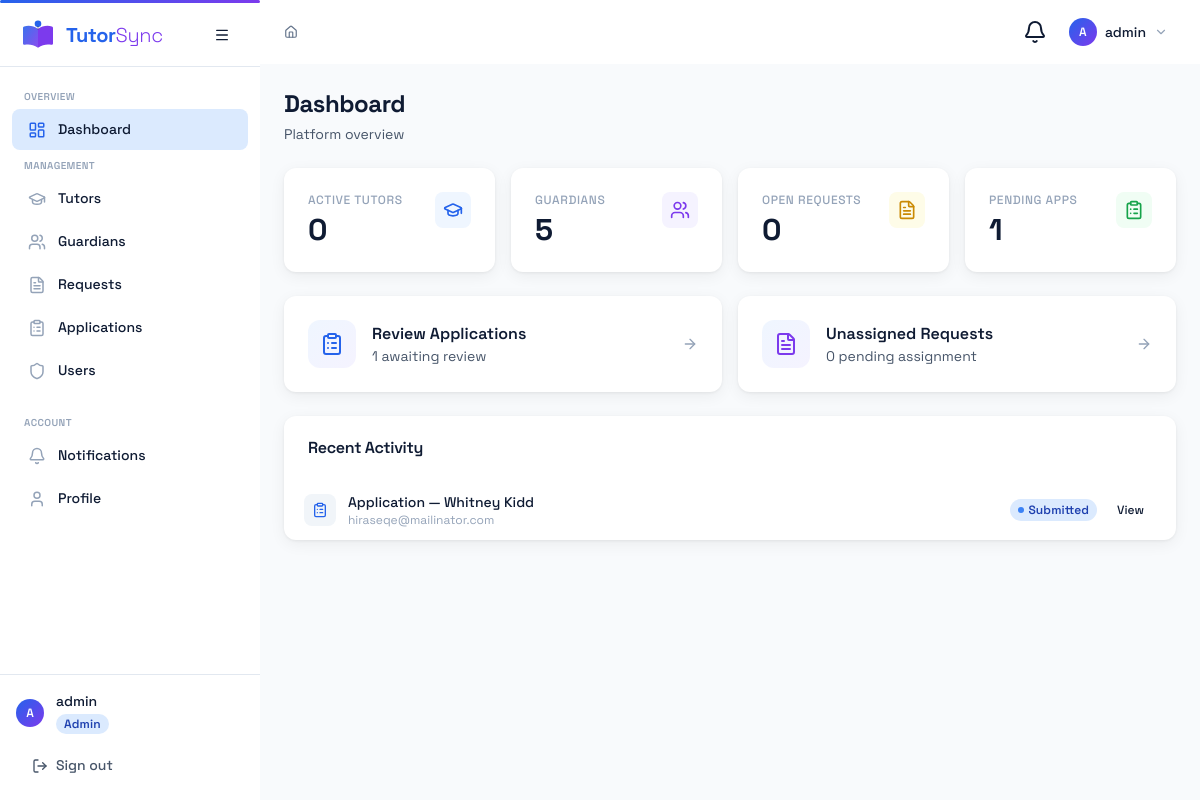
Page /dashboard/ (signed in) on the committed database.
### accounts/models.py (models this page shows, shortened)
class User(AbstractUser):
    ROLE_CHOICES = [
        ('admin', 'Admin'),
        ('tutor', 'Tutor'),
        ('guardian', 'Guardian'),
    ]
    role = models.CharField(max_length=20, choices=ROLE_CHOICES, default='guardian', db_index=True)
    phone = models.CharField(max_length=20, blank=True)
    avatar = models.ImageField(upload_to='avatars/', blank=True)
    created_at = models.DateTimeField(auto_now_add=True)

### tutors/models.py (models this page shows, shortened)
class TutorApplication(models.Model):
    full_name = models.CharField(max_length=200)
    email = models.EmailField()
    phone = models.CharField(max_length=20)
    subjects = models.ManyToManyField('core.Subject', blank=True)
    education = models.TextField()
    experience = models.TextField()
    resume = models.FileField(upload_to='resumes/')
    id_document = models.FileField(upload_to='ids/', blank=True)
    status = models.CharField(max_length=20, choices=APPLICATION_STATUS, default='submitted', db_index=True)
    reviewed_by = models.ForeignKey(
        settings.AUTH_USER_MODEL,
        null=True, blank=True,
        on_delete=models.SET_NULL,
        related_name='reviewed_applications',
    )
    reviewer_notes = models.TextField(blank=True)
    submitted_at = models.DateTimeField(auto_now_add=True)
    updated_at = models.DateTimeField(auto_now=True)
    class Meta:
        ordering = ['-submitted_at']

### dashboard/views.py (the view, shortened to what this page needs)
# urls.py: path('dashboard/', views.dashboard_view, name='dashboard'),
@login_required
def dashboard_view(request):
    user = request.user
    context = {}
    if user.role == 'admin' or user.is_staff:
        from accounts.models import User
        from guardians.models import GuardianProfile
        from requests.models import TutorRequest
        from tutors.models import TutorApplication, TutorProfile
        recent_requests = list(
            TutorRequest.objects.select_related('guardian__user', 'subject').order_by('-updated_at')[:10]
        )
        for r in recent_requests:
            r.activity_type = 'request'
        recent_apps = list(TutorApplication.objects.order_by('-updated_at')[:10])
        for a in recent_apps:
            a.activity_type = 'application'
        recent_activity = sorted(
            chain(recent_requests, recent_apps),
            key=lambda x: x.updated_at,
            reverse=True,
        )[:10]
        context = {
            'total_active_tutors': TutorProfile.objects.filter(status='active').count(),
            'total_guardians': GuardianProfile.objects.count(),
            'open_requests': TutorRequest.objects.filter(status='pending').count(),
            'pending_applications': TutorApplication.objects.filter(status='submitted').count(),
            'recent_activity': recent_activity,
        }
        template = 'dashboard/admin.html'
    else:
        template = 'dashboard/guardian.html'
    return render(request, template, context)

### templates/dashboard/admin.html (shortened to what this page needs)
{% extends "base.html" %}
{% block content %}
<div class="space-y-6">
  <div>
    <h1 class="text-2xl font-bold tracking-tight" style="color:var(--color-ink)">Dashboard</h1>
    <p class="text-sm mt-1" style="color:var(--color-ink-muted)">Platform overview</p>
  </div>
  <div class="grid grid-cols-2 lg:grid-cols-4 gap-4">
    <div class="ts-card ts-card-body">
      <div class="flex items-start justify-between">
        <div>
          <p class="text-xs font-medium uppercase tracking-wider" style="color:var(--color-ink-faint)">Active Tutors</p>
          <p class="text-3xl font-bold mt-1" style="color:var(--color-ink)">{{ total_active_tutors }}</p>
        </div>
        <div class="p-2 rounded-lg" style="background:var(--color-primary-50)">
          <i data-lucide="graduation-cap" class="w-5 h-5" style="color:var(--color-primary)"></i>
        </div>
      </div>
    </div>
    <div class="ts-card ts-card-body">
      <div class="flex items-start justify-between">
        <div>
          <p class="text-xs font-medium uppercase tracking-wider" style="color:var(--color-ink-faint)">Guardians</p>
          <p class="text-3xl font-bold mt-1" style="color:var(--color-ink)">{{ total_guardians }}</p>
        </div>
        <div class="p-2 rounded-lg" style="background:var(--color-accent-50)">
          <i data-lucide="users" class="w-5 h-5" style="color:var(--color-accent)"></i>
        </div>
      </div>
    </div>
    <div class="ts-card ts-card-body">
      <div class="flex items-start justify-between">
        <div>
          <p class="text-xs font-medium uppercase tracking-wider" style="color:var(--color-ink-faint)">Open Requests</p>
          <p class="text-3xl font-bold mt-1" style="color:var(--color-ink)">{{ open_requests }}</p>
        </div>
        <div class="p-2 rounded-lg bg-yellow-50">
          <i data-lucide="file-text" class="w-5 h-5 text-yellow-600"></i>
        </div>
      </div>
    </div>
    <div class="ts-card ts-card-body">
      <div class="flex items-start justify-between">
        <div>
          <p class="text-xs font-medium uppercase tracking-wider" style="color:var(--color-ink-faint)">Pending Apps</p>
          <p class="text-3xl font-bold mt-1" style="color:var(--color-ink)">{{ pending_applications }}</p>
        </div>
        <div class="p-2 rounded-lg bg-green-50">
          <i data-lucide="clipboard-list" class="w-5 h-5 text-green-600"></i>
        </div>
      </div>
    </div>
  </div>
  <div class="grid grid-cols-1 sm:grid-cols-2 gap-4">
    <a href="/admin/applications/?status=submitted" class="ts-card ts-card-body flex items-center gap-4 hover:shadow-md transition-shadow" style="text-decoration:none">
      <div class="p-3 rounded-xl" style="background:var(--gradient-subtle)">
        <i data-lucide="clipboard-list" class="w-6 h-6" style="color:var(--color-primary)"></i>
      </div>
      <div>
        <p class="font-semibold" style="color:var(--color-ink)">Review Applications</p>
        <p class="text-sm" style="color:var(--color-ink-muted)">{{ pending_applications }} awaiting review</p>
      </div>
      <i data-lucide="arrow-right" class="w-4 h-4 ml-auto" style="color:var(--color-ink-faint)"></i>
    </a>
    <a href="/requests/?status=pending" class="ts-card ts-card-body flex items-center gap-4 hover:shadow-md transition-shadow" style="text-decoration:none">
      <div class="p-3 rounded-xl" style="background:var(--gradient-subtle)">
        <i data-lucide="file-text" class="w-6 h-6" style="color:var(--color-accent)"></i>
      </div>
      <div>
        <p class="font-semibold" style="color:var(--color-ink)">Unassigned Requests</p>
        <p class="text-sm" style="color:var(--color-ink-muted)">{{ open_requests }} pending assignment</p>
      </div>
      <i data-lucide="arrow-right" class="w-4 h-4 ml-auto" style="color:var(--color-ink-faint)"></i>
    </a>
  </div>
  {% if recent_activity %}
  <div class="ts-card">
    <div class="ts-card-header">
      <h2 class="font-semibold" style="color:var(--color-ink)">Recent Activity</h2>
    </div>
    <div class="divide-y" style="border-color:var(--color-border)">
      {% for item in recent_activity %}
      <div class="flex items-center gap-3 px-5 py-3">
        <div class="flex-shrink-0 p-2 rounded-lg" style="background:var(--color-surface-2)">
          {% if item.activity_type == 'request' %}
          <i data-lucide="file-text" class="w-4 h-4" style="color:var(--color-accent)"></i>
          {% else %}
          <i data-lucide="clipboard-list" class="w-4 h-4" style="color:var(--color-primary)"></i>
          {% endif %}
        </div>
        <div class="flex-1 min-w-0">
          {% if item.activity_type == 'request' %}
          <p class="text-sm font-medium truncate" style="color:var(--color-ink)">
            Request #{{ item.pk }} — {{ item.subject }}
          </p>
          <p class="text-xs" style="color:var(--color-ink-faint)">
            {{ item.guardian.user.get_full_name|default:item.guardian.user.username }}
          </p>
          {% else %}
          <p class="text-sm font-medium truncate" style="color:var(--color-ink)">
            Application — {{ item.full_name }}
          </p>
          <p class="text-xs" style="color:var(--color-ink-faint)">{{ item.email }}</p>
          {% endif %}
        </div>
        <div class="flex items-center gap-2 flex-shrink-0">
          {% include "components/badge.html" with status=item.status label=item.get_status_display %}
          {% if item.activity_type == 'request' %}
          <a href="{% url 'request_detail' item.pk %}" class="ts-btn ts-btn-sm ts-btn-secondary">View</a>
          {% else %}
          <a href="{% url 'application_detail' item.pk %}" class="ts-btn ts-btn-sm ts-btn-secondary">View</a>
          {% endif %}
        </div>
      </div>
      {% endfor %}
    </div>
  </div>
  {% endif %}
</div>
{% endblock %}

### templates/components/sidebar.html (shortened to what this page needs)
<aside id="ts-sidebar" class="ts-sidebar">
  <div class="ts-sidebar-header flex items-center px-5 h-16 border-b" style="border-color:var(--color-border)">
    {% include "components/logo.html" with size="md" %}
    <button id="ts-sidebar-toggle" class="ts-btn ts-btn-ghost ts-btn-icon ml-auto flex-shrink-0" aria-label="Toggle sidebar">
      <i data-lucide="menu" class="w-4 h-4"></i>
    </button>
  </div>
  <nav class="flex-1 overflow-y-auto py-4 overflow-x-hidden">
    {% if user.role == 'admin' or user.is_staff %}
    <span class="ts-nav-section-label">Overview</span>
    <a href="{% url 'dashboard' %}"         class="ts-nav-item {% if request.resolver_match.url_name == 'dashboard' %}active{% endif %}">
      <i data-lucide="layout-dashboard" class="w-4.5 h-4.5"></i>
      <span class="nav-label">Dashboard</span>
    </a>
    <span class="ts-nav-section-label">Management</span>
    <a href="{% url 'tutor_list' %}"         class="ts-nav-item {% if 'tutor' in request.resolver_match.url_name %}active{% endif %}">
      <i data-lucide="graduation-cap" class="w-4.5 h-4.5"></i>
      <span class="nav-label">Tutors</span>
    </a>
    <a href="{% url 'guardian_list' %}"      class="ts-nav-item {% if 'guardian' in request.resolver_match.url_name %}active{% endif %}">
      <i data-lucide="users" class="w-4.5 h-4.5"></i>
      <span class="nav-label">Guardians</span>
    </a>
    <a href="{% url 'request_list' %}"       class="ts-nav-item {% if 'request' in request.resolver_match.url_name %}active{% endif %}">
      <i data-lucide="file-text" class="w-4.5 h-4.5"></i>
      <span class="nav-label">Requests</span>
    </a>
    <a href="{% url 'application_list' %}"   class="ts-nav-item {% if 'application' in request.resolver_match.url_name %}active{% endif %}">
      <i data-lucide="clipboard-list" class="w-4.5 h-4.5"></i>
      <span class="nav-label">Applications</span>
    </a>
    <a href="{% url 'admin_user_list' %}"    class="ts-nav-item {% if 'admin_user' in request.resolver_match.url_name %}active{% endif %}">
      <i data-lucide="shield" class="w-4.5 h-4.5"></i>
      <span class="nav-label">Users</span>
    </a>
    {% endif %}
    <div class="mt-auto pt-4">
      <span class="ts-nav-section-label">Account</span>
      <a href="{% url 'notifications' %}"     class="ts-nav-item {% if request.resolver_match.url_name == 'notifications' %}active{% endif %}">
        <i data-lucide="bell" class="w-4.5 h-4.5"></i>
        <span class="nav-label">Notifications</span>
      </a>
      <a href="{% url 'profile' %}"           class="ts-nav-item {% if request.resolver_match.url_name == 'profile' %}active{% endif %}">
        <i data-lucide="user" class="w-4.5 h-4.5"></i>
        <span class="nav-label">Profile</span>
      </a>
    </div>
  </nav>
  <div class="ts-sidebar-footer p-4 border-t" style="border-color:var(--color-border)">
    <div class="flex items-center gap-3 overflow-hidden">
      <div class="ts-avatar ts-avatar-sm flex-shrink-0">{{ user.get_full_name|first|default:user.username|first|upper }}</div>
      <div class="nav-label min-w-0">
        <p class="text-sm font-medium truncate" style="color:var(--color-ink)">{{ user.get_full_name|default:user.username }}</p>
        <span class="ts-badge ts-role-{{ user.role }} text-xs">{{ user.role|title }}</span>
      </div>
    </div>
    <a href="{% url 'logout' %}" class="ts-btn ts-btn-ghost ts-sidebar-logout mt-3 w-full justify-start" style="color:var(--color-ink-muted)">
      <i data-lucide="log-out" class="w-4 h-4 flex-shrink-0"></i>
      <span class="nav-label">Sign out</span>
    </a>
  </div>
</aside>

### templates/components/topbar.html (shortened to what this page needs)
<header class="ts-topbar">
  <nav class="ts-breadcrumb flex-1" aria-label="Breadcrumb">
    {% block breadcrumb %}
    <a href="{% url 'dashboard' %}">
      <i data-lucide="home" class="w-3.5 h-3.5 inline-block -mt-0.5"></i>
    </a>
    {% endblock %}
  </nav>
  <div class="flex items-center gap-2">
    <div class="relative">
      <button id="ts-notif-btn" class="ts-btn ts-btn-ghost ts-btn-icon relative" aria-label="Notifications">
        <i data-lucide="bell" class="w-4.5 h-4.5"></i>
      </button>
    </div>
    <div class="relative">
      <button id="ts-user-menu-btn" class="flex items-center gap-2 ts-btn ts-btn-ghost px-2" aria-label="User menu">
        <div class="ts-avatar ts-avatar-sm">{{ user.get_full_name|first|default:user.username|first|upper }}</div>
        <span class="hidden md:block text-sm font-medium" style="color:var(--color-ink)">{{ user.get_full_name|default:user.username }}</span>
        <i data-lucide="chevron-down" class="w-3.5 h-3.5 hidden md:block" style="color:var(--color-ink-faint)"></i>
      </button>
    </div>
  </div>
</header>

### templates/components/badge.html (shortened to what this page needs)
{% with s=status|lower %}
<span class="ts-badge
  {% if s == 'pending' %}ts-badge-pending
  {% elif s == 'under_review' or s == 'review' %}ts-badge-review
  {% elif s == 'matched' or s == 'approved' or s == 'active' %}ts-badge-matched
  {% elif s == 'rejected' or s == 'cancelled' %}ts-badge-rejected
  {% elif s == 'closed' or s == 'inactive' %}ts-badge-closed
  {% elif s == 'interview' %}ts-badge-interview
  {% elif s == 'submitted' %}ts-badge-review
  {% elif s == 'suspended' %}ts-badge-suspended
  {% else %}ts-badge-closed
  {% endif %}">
  <span class="inline-block w-1.5 h-1.5 rounded-full
    {% if s == 'pending' %}bg-yellow-500
    {% elif s == 'under_review' or s == 'review' or s == 'submitted' %}bg-blue-500
    {% elif s == 'matched' or s == 'approved' or s == 'active' %}bg-green-500
    {% elif s == 'rejected' or s == 'cancelled' %}bg-red-500
    {% elif s == 'closed' or s == 'inactive' %}bg-slate-400
    {% elif s == 'interview' %}bg-purple-500
    {% elif s == 'suspended' %}bg-amber-500
    {% else %}bg-slate-400
    {% endif %}"></span>
  {{ label|default:status|title }}
</span>
{% endwith %}

### rows in the picture
User: get_full_name|first "A", get_full_name "admin", role "Admin"
TutorApplication: full_name "Whitney Kidd", email "hiraseqe@mailinator.com", status "Submitted", shows "View"

### other values in the picture
{{ total_active_tutors }} "0"
{{ total_guardians }} "5"
{{ open_requests }} "0"
{{ pending_applications }} "1"
